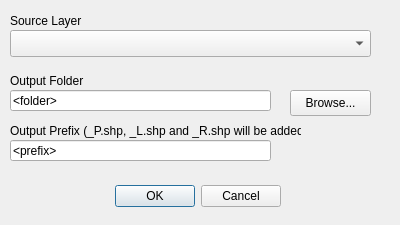
<?xml version="1.0" encoding="UTF-8"?>
<ui version="4.0">
 <class>coastalmeqgis_splitMI</class>
 <widget class="QDialog" name="coastalmeqgis_splitMI">
  <property name="geometry">
   <rect>
    <x>0</x>
    <y>0</y>
    <width>400</width>
    <height>225</height>
   </rect>
  </property>
  <property name="windowTitle">
   <string>Split MI File Into Shapefile</string>
  </property>
  <widget class="QDialogButtonBox" name="buttonBox">
   <property name="geometry">
    <rect>
     <x>110</x>
     <y>180</y>
     <width>171</width>
     <height>32</height>
    </rect>
   </property>
   <property name="orientation">
    <enum>Qt::Horizontal</enum>
   </property>
   <property name="standardButtons">
    <set>QDialogButtonBox::Cancel|QDialogButtonBox::Ok</set>
   </property>
  </widget>
  <widget class="QLabel" name="label1">
   <property name="geometry">
    <rect>
     <x>10</x>
     <y>10</y>
     <width>108</width>
     <height>22</height>
    </rect>
   </property>
   <property name="text">
    <string>Source Layer</string>
   </property>
  </widget>
  <widget class="QComboBox" name="sourcelayer">
   <property name="geometry">
    <rect>
     <x>10</x>
     <y>30</y>
     <width>361</width>
     <height>27</height>
    </rect>
   </property>
  </widget>
  <widget class="QLabel" name="label2">
   <property name="geometry">
    <rect>
     <x>10</x>
     <y>70</y>
     <width>121</width>
     <height>22</height>
    </rect>
   </property>
   <property name="text">
    <string>Output Folder</string>
   </property>
  </widget>
  <widget class="QLineEdit" name="outfolder">
   <property name="geometry">
    <rect>
     <x>10</x>
     <y>90</y>
     <width>261</width>
     <height>21</height>
    </rect>
   </property>
   <property name="text">
    <string>&lt;folder&gt;</string>
   </property>
   <property name="readOnly">
    <bool>false</bool>
   </property>
  </widget>
  <widget class="QPushButton" name="browseoutfile">
   <property name="geometry">
    <rect>
     <x>290</x>
     <y>90</y>
     <width>81</width>
     <height>26</height>
    </rect>
   </property>
   <property name="text">
    <string>Browse...</string>
   </property>
  </widget>
  <widget class="QLabel" name="label3">
   <property name="geometry">
    <rect>
     <x>10</x>
     <y>120</y>
     <width>291</width>
     <height>22</height>
    </rect>
   </property>
   <property name="text">
    <string>Output Prefix (_P.shp, _L.shp and _R.shp will be added)</string>
   </property>
  </widget>
  <widget class="QLineEdit" name="outprefix">
   <property name="geometry">
    <rect>
     <x>10</x>
     <y>140</y>
     <width>261</width>
     <height>21</height>
    </rect>
   </property>
   <property name="text">
    <string>&lt;prefix&gt;</string>
   </property>
   <property name="readOnly">
    <bool>false</bool>
   </property>
  </widget>
 </widget>
 <resources/>
 <connections/>
</ui>
